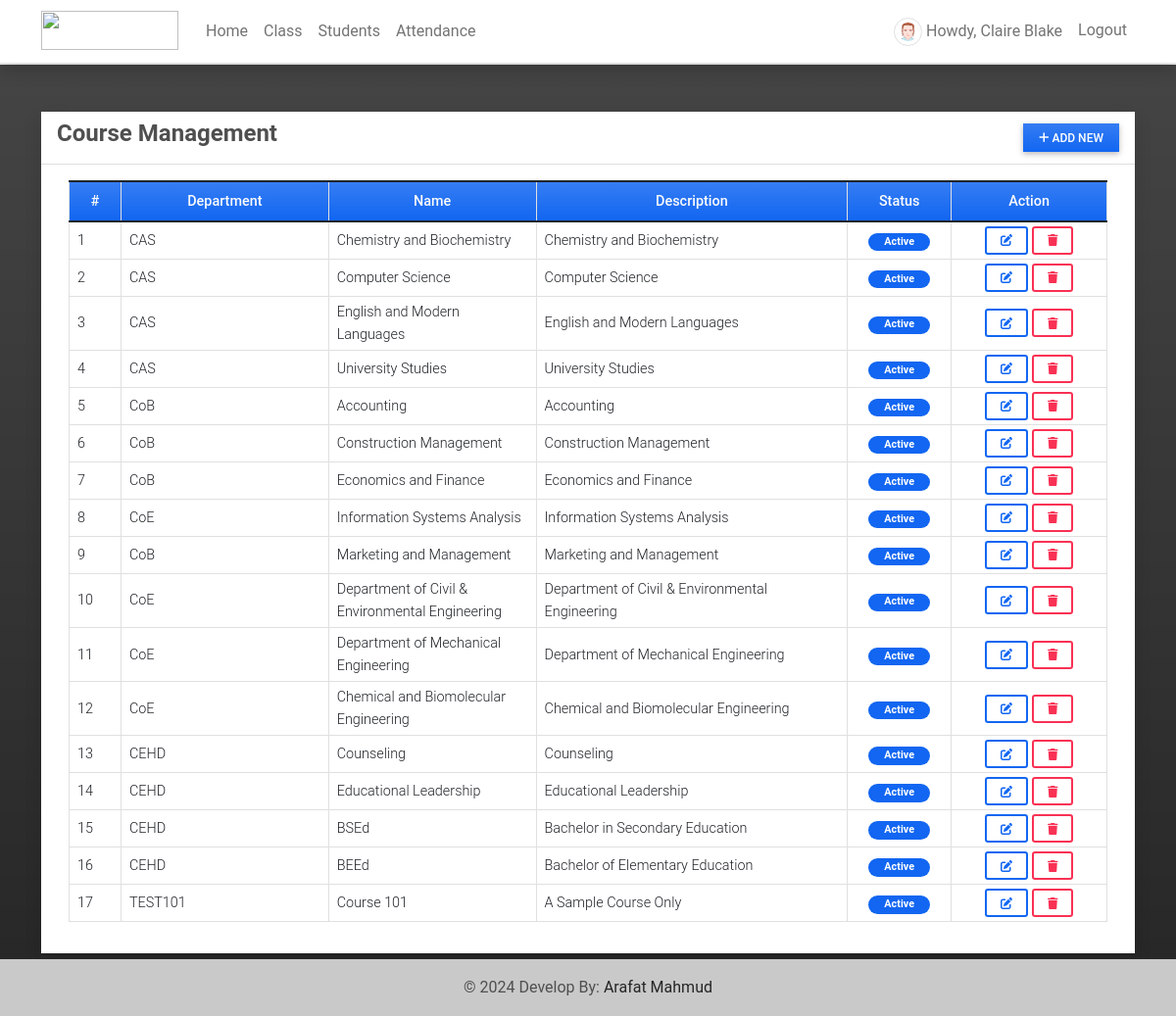
Page /course (signed in) on the committed database.
### attendance/models.py (models this page shows, shortened)
class UserProfile(models.Model):
    user = models.OneToOneField(User, on_delete=models.CASCADE,related_name='profile')
    contact = models.CharField(max_length=250)
    dob = models.DateField(blank=True, null = True)
    address = models.TextField(blank=True, null = True)
    avatar = models.ImageField(blank=True, null = True, upload_to= 'images/')
    user_type = models.IntegerField(default = 2)
    gender = models.CharField(max_length=100, choices=[('Male','Male'),('Female','Female')], blank=True, null= True)
    department = models.ForeignKey(Department, on_delete=models.CASCADE, blank= True, null = True)

class Course(models.Model):
    department = models.ForeignKey(Department, on_delete=models.CASCADE)
    name = models.CharField(max_length=250)
    description = models.TextField(blank=True, null=True)
    status = models.IntegerField(default = 1)
    date_added = models.DateTimeField(default=timezone.now)
    date_updated = models.DateTimeField(auto_now=True)

class Department(models.Model):
    name = models.CharField(max_length=250)
    description = models.TextField(blank=True, null=True)
    status = models.IntegerField(default = 1)
    date_added = models.DateTimeField(default=timezone.now)
    date_updated = models.DateTimeField(auto_now=True)
    def __str__(self):
        return self.name

### attendance/views.py (the view)
# urls.py: path('course',views.course,name='course-page'),
@login_required
def course(request):
    courses = Course.objects.all()
    context['page_title'] = "Course Management"
    context['courses'] = courses
    return render(request, 'course_mgt.html',context)

### attendance/templates/course_mgt.html (shortened to what this page needs)
{% extends 'base.html' %} {% block pageContent %}
<div class="col-lg-12 col-md-12 col-sm-12 col-xs-12">
    <div class="card card-default rounded-0 shadow ">
        <div class="card-header">
            <div class="d-flex w-100 align-items-center justify-content-between">
                <h4 class="card-title fw-bold">Course Management</h4>
                <div class="tools">
                    <button type="button" class="btn btn-primary rounded-0 bg-gradient btn-sm" id='add_new'><i class="fa fa-plus"></i> Add New</button>
                </div>
            </div>
        </div>
        <div class="card-body">
            <div class="container-fluid">
                <table class="table table-bordered" id="course-list">
                    <colgroup>
                        <col width="5%">
                        <col width="20%">
                        <col width="20%">
                        <col width="30%">
                        <col width="10%">
                        <col width="15%">
                    </colgroup>
                    <thead>
                        <tr class="bg-gradient bg-primary bg-opacity-50 text-light">
                            <th class="px-2 py-2 text-center">#</th>
                            <th class="px-2 py-2 text-center">Department</th>
                            <th class="px-2 py-2 text-center">Name</th>
                            <th class="px-2 py-2 text-center">Description</th>
                            <th class="px-2 py-2 text-center">Status</th>
                            <th class="px-2 py-2 text-center">Action</th>
                        </tr>
                    </thead>
                    <tbody>
                        {% for course in courses %}
                        <tr>
                            <td class="px-2 py-1 align-middle">{{ course.id }}</td>
                            <td class="px-2 py-1 align-middle">{{ course.department }}</td>
                            <td class="px-2 py-1 align-middle">{{ course.name }}</td>
                            <td class="px-2 py-1 align-middle">{{ course.description }}</td>
                            <td class="px-2 py-1 align-middle text-center">
                                {% if course.status == 1 %}
                                <span class="badge bg-primary rounded-pill px-3">Active</span> {% else %}
                                <span class="badge bg-secondary rounded-pill px-3">Inactive</span> {% endif %}
                            </td>
                            <td class="px-2 py-1 align-middle text-center">
                                <a class="btn btn-outline-primary btn-sm edit-data" href="javascript:void(0)" data-id="{{ course.pk }}" title="Edit">
                                    <i class="fa fa-edit"></i>
                                </a>
                                <button class="btn btn-outline-danger btn-sm delete-data" type="button" data-id="{{ course.pk }}" title="Delete">
                                    <i class="fa fa-trash"></i>
                                </button>
                            </td>
                        </tr>
                        {% endfor %}
                    </tbody>
                </table>
            </div>
        </div>
    </div>
</div>
{% endblock pageContent %}

### attendance/templates/topNavigation.html (shortened to what this page needs)
{% load static %}
<header>
    <nav class="navbar navbar-expand-lg navbar-light bg-white fixed-top shadow border-bottom">
        <div class="container">
            <a class="navbar-brand" target="_blank" href="{% url 'home-page' %}">
                <img src="{{ MEDIA_URL }}/default/ams-logo.png" height="16" alt="" loading="lazy" style="margin-top: -3px;" />
            </a>
            <div class="collapse navbar-collapse" id="navbarExample01">
                {% if user.id %}
                <ul class="navbar-nav me-auto mb-2 mb-lg-0" id="topNav">
                    <li class="nav-item">
                        <a class="nav-link" aria-current="page" href="{% url 'home-page' %}">Home</a>
                    </li>
                    <li class="nav-item">
                        <a class="nav-link" aria-current="page" href="{% url 'class-page' %}">Class</a>
                    </li>
                    <li class="nav-item">
                        <a class="nav-link" aria-current="page" href="{% url 'student-page' %}">Students</a>
                    </li>
                    <li class="nav-item">
                        <a class="nav-link" aria-current="page" href="{% url 'attendance-class' %}">Attendance</a>
                    </li>
                </ul>
                <ul class="navbar-nav d-flex flex-row">
                    {% if user.id %} {% if user.profile.user_type == 1 %} {% endif %}
                    <li class="nav-item me-3 me-lg-0">
                        <a class="nav-link" href="{% url 'profile' %}">
                            <span class="me-1"><img src="{% if user.profile.avatar %}{{ user.profile.avatar.url }}{% else %}{{ MEDIA_URL }}/default/default-avatar.png{% endif %}" alt="User Avatar" data-url="{% if user.profile.avatar %}{{ user.profile.avatar.url }}{% else %}{{ MEDIA_URL }}/default/default-avatar.png{% endif %}" id="user-avatar" class="img-thumbnail rounded-circle"></span>Howdy,
                            {{ user.first_name }} {{user.last_name}}
                        </a>
                    </li>
                    <li class="nav-item me-3 me-lg-0">
                        <a class="nav-link" href="{% url 'logout' %}">Logout</a>
                    </li>
                    {% else %}
                    <li class="nav-item me-3 me-lg-0">
                        <a class="nav-link" href="{% url 'login' %}">Login</a>
                    </li>
                    {% endif %}
                </ul>
                {% endif %}
            </div>
        </div>
    </nav>
</header>

### static/assets/default/css/style.css (style rules this page uses)
html, body { height: 100%; width: 100%; max-height: 100%; overflow: auto; display: flex; flex-direction: column; }
body>header { flex-shrink: auto; }
#user-avatar { width: 1.8rem; height: 1.8rem; object-fit: scale-down; object-position: center center; }
.navbar-brand>img { width: 7em; height: 2em; }

### rows in the picture
Course: id "1", department "CAS", name "Chemistry and Biochemistry", description "Chemistry and Biochemistry", status "Active"
Course: id "2", department "CAS", name "Computer Science", description "Computer Science", status "Active"
Course: id "3", department "CAS", name "English and Modern Languages", description "English and Modern Languages", status "Active"
Course: id "4", department "CAS", name "University Studies", description "University Studies", status "Active"
Course: id "5", department "CoB", name "Accounting", description "Accounting", status "Active"
Course: id "6", department "CoB", name "Construction Management", description "Construction Management", status "Active"
Course: id "7", department "CoB", name "Economics and Finance", description "Economics and Finance", status "Active"
Course: id "8", department "CoE", name "Information Systems Analysis", description "Information Systems Analysis", status "Active"
Course: id "9", department "CoB", name "Marketing and Management", description "Marketing and Management", status "Active"
Course: id "10", department "CoE", name "Department of Civil & Environmental Engineering", description "Department of Civil & Environmental Engineering", status "Active"
Course: id "11", department "CoE", name "Department of Mechanical Engineering", description "Department of Mechanical Engineering", status "Active"
Course: id "12", department "CoE", name "Chemical and Biomolecular Engineering", description "Chemical and Biomolecular Engineering", status "Active"
Course: id "13", department "CEHD", name "Counseling", description "Counseling", status "Active"
Course: id "14", department "CEHD", name "Educational Leadership", description "Educational Leadership", status "Active"
Course: id "15", department "CEHD", name "BSEd", description "Bachelor in Secondary Education", status "Active"
Course: id "16", department "CEHD", name "BEEd", description "Bachelor of Elementary Education", status "Active"
Course: id "17", department "TEST101", name "Course 101", description "A Sample Course Only", status "Active"

### other values in the picture
{{ user.first_name }} "Claire"
{{ user.last_name }} "Blake"
